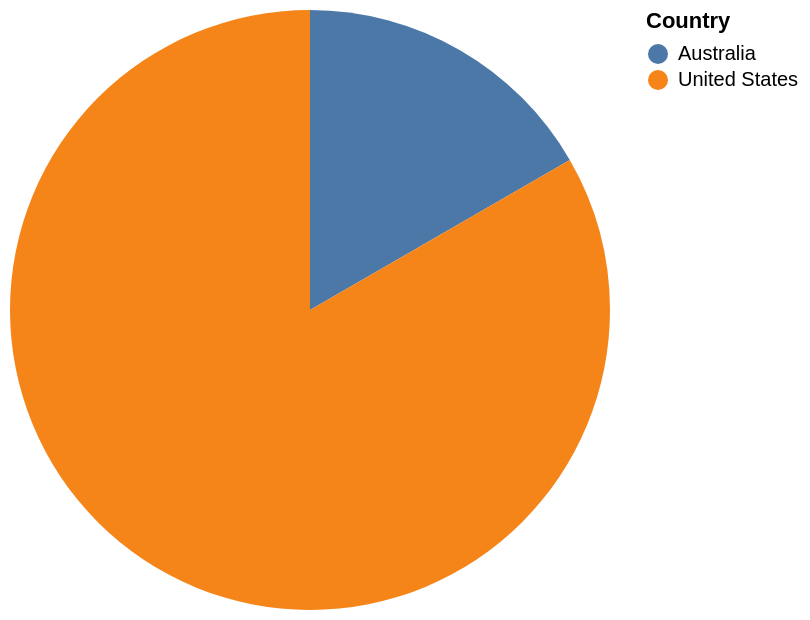

This figure's Vega-Lite source:
### Vega-Lite specification from a JSON file in a GitHub repository (floating-point values rounded to 4 significant figures)
{"data": {"values": [{"x_data": "Australia", "y_data": 1}, {"x_data": "United States", "y_data": 5}]}, "mark": "arc", "encoding": {"theta": {"field": "y_data", "type": "quantitative", "title": "COUNT(Country)"}, "color": {"field": "x_data", "type": "nominal", "title": "Country"}}}
